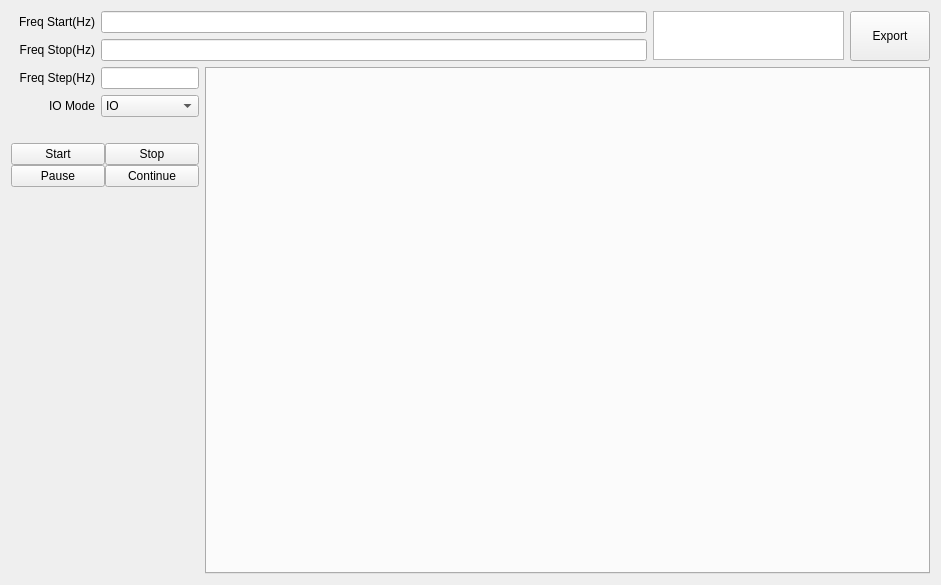
<?xml version="1.0" encoding="UTF-8"?>
<ui version="4.0">
 <class>QCalR1CRxFilterOffsetDlg</class>
 <widget class="QWidget" name="QCalR1CRxFilterOffsetDlg">
  <property name="geometry">
   <rect>
    <x>0</x>
    <y>0</y>
    <width>941</width>
    <height>585</height>
   </rect>
  </property>
  <property name="windowTitle">
   <string>Form</string>
  </property>
  <layout class="QVBoxLayout" name="verticalLayout_2" stretch="0,1">
   <item>
    <layout class="QHBoxLayout" name="horizontalLayout1" stretch="10,3,1">
     <item>
      <layout class="QVBoxLayout" name="verticalLayoutFreqStarStop">
       <item>
        <layout class="QHBoxLayout" name="horizontalLayoutFreqStar">
         <item>
          <widget class="QLabel" name="labelFreqStar">
           <property name="sizePolicy">
            <sizepolicy hsizetype="Fixed" vsizetype="Fixed">
             <horstretch>0</horstretch>
             <verstretch>0</verstretch>
            </sizepolicy>
           </property>
           <property name="minimumSize">
            <size>
             <width>84</width>
             <height>16</height>
            </size>
           </property>
           <property name="text">
            <string>Freq Start(Hz)</string>
           </property>
           <property name="alignment">
            <set>Qt::AlignRight|Qt::AlignTrailing|Qt::AlignVCenter</set>
           </property>
           <property name="buddy">
            <cstring>lineEditFreqStar</cstring>
           </property>
          </widget>
         </item>
         <item>
          <widget class="QLineEdit" name="lineEditFreqStar"/>
         </item>
        </layout>
       </item>
       <item>
        <layout class="QHBoxLayout" name="horizontalLayoutFreqStop">
         <item>
          <widget class="QLabel" name="labelFreqStop">
           <property name="sizePolicy">
            <sizepolicy hsizetype="Fixed" vsizetype="Fixed">
             <horstretch>0</horstretch>
             <verstretch>0</verstretch>
            </sizepolicy>
           </property>
           <property name="minimumSize">
            <size>
             <width>84</width>
             <height>16</height>
            </size>
           </property>
           <property name="text">
            <string>Freq Stop(Hz)</string>
           </property>
           <property name="alignment">
            <set>Qt::AlignRight|Qt::AlignTrailing|Qt::AlignVCenter</set>
           </property>
           <property name="buddy">
            <cstring>lineEditFreqStop</cstring>
           </property>
          </widget>
         </item>
         <item>
          <widget class="QLineEdit" name="lineEditFreqStop"/>
         </item>
        </layout>
       </item>
      </layout>
     </item>
     <item>
      <widget class="QTextEdit" name="textEditPath">
       <property name="sizePolicy">
        <sizepolicy hsizetype="Expanding" vsizetype="Fixed">
         <horstretch>0</horstretch>
         <verstretch>0</verstretch>
        </sizepolicy>
       </property>
       <property name="maximumSize">
        <size>
         <width>16777215</width>
         <height>49</height>
        </size>
       </property>
       <property name="readOnly">
        <bool>true</bool>
       </property>
      </widget>
     </item>
     <item>
      <widget class="QPushButton" name="pushButtonExport">
       <property name="sizePolicy">
        <sizepolicy hsizetype="Expanding" vsizetype="Expanding">
         <horstretch>0</horstretch>
         <verstretch>0</verstretch>
        </sizepolicy>
       </property>
       <property name="text">
        <string>Export</string>
       </property>
      </widget>
     </item>
    </layout>
   </item>
   <item>
    <layout class="QHBoxLayout" name="horizontalLayout" stretch="1,10">
     <item>
      <layout class="QVBoxLayout" name="verticalLayout">
       <item>
        <layout class="QHBoxLayout" name="horizontalLayoutFreqStep">
         <item>
          <widget class="QLabel" name="labelFreqStep">
           <property name="sizePolicy">
            <sizepolicy hsizetype="Fixed" vsizetype="Fixed">
             <horstretch>0</horstretch>
             <verstretch>0</verstretch>
            </sizepolicy>
           </property>
           <property name="minimumSize">
            <size>
             <width>84</width>
             <height>16</height>
            </size>
           </property>
           <property name="text">
            <string>Freq Step(Hz)</string>
           </property>
           <property name="alignment">
            <set>Qt::AlignRight|Qt::AlignTrailing|Qt::AlignVCenter</set>
           </property>
           <property name="buddy">
            <cstring>lineEditFreqStep</cstring>
           </property>
          </widget>
         </item>
         <item>
          <widget class="QLineEdit" name="lineEditFreqStep">
           <property name="sizePolicy">
            <sizepolicy hsizetype="Expanding" vsizetype="Fixed">
             <horstretch>0</horstretch>
             <verstretch>0</verstretch>
            </sizepolicy>
           </property>
           <property name="readOnly">
            <bool>true</bool>
           </property>
          </widget>
         </item>
        </layout>
       </item>
       <item>
        <layout class="QHBoxLayout" name="horizontalLayoutRefMethod_2" stretch="0,0">
         <item>
          <widget class="QLabel" name="labelCalIOMode">
           <property name="sizePolicy">
            <sizepolicy hsizetype="Fixed" vsizetype="Fixed">
             <horstretch>0</horstretch>
             <verstretch>0</verstretch>
            </sizepolicy>
           </property>
           <property name="minimumSize">
            <size>
             <width>84</width>
             <height>16</height>
            </size>
           </property>
           <property name="text">
            <string>IO Mode</string>
           </property>
           <property name="alignment">
            <set>Qt::AlignRight|Qt::AlignTrailing|Qt::AlignVCenter</set>
           </property>
           <property name="buddy">
            <cstring>lineEditFreqStep</cstring>
           </property>
          </widget>
         </item>
         <item>
          <widget class="QComboBox" name="comboBoxCalIOMode">
           <item>
            <property name="text">
             <string>IO</string>
            </property>
           </item>
           <item>
            <property name="text">
             <string>OUTPUT</string>
            </property>
           </item>
           <item>
            <property name="text">
             <string>IO+OUTPUT</string>
            </property>
           </item>
          </widget>
         </item>
        </layout>
       </item>
       <item>
        <spacer name="verticalSpacer1">
         <property name="orientation">
          <enum>Qt::Vertical</enum>
         </property>
         <property name="sizeType">
          <enum>QSizePolicy::Fixed</enum>
         </property>
         <property name="sizeHint" stdset="0">
          <size>
           <width>20</width>
           <height>20</height>
          </size>
         </property>
        </spacer>
       </item>
       <item>
        <layout class="QHBoxLayout" name="horizontalLayoutThreadCtrl">
         <property name="spacing">
          <number>0</number>
         </property>
         <item>
          <layout class="QVBoxLayout" name="verticalLayoutStarPaus">
           <property name="spacing">
            <number>0</number>
           </property>
           <item>
            <widget class="QPushButton" name="pushButtonStar">
             <property name="sizePolicy">
              <sizepolicy hsizetype="Expanding" vsizetype="Fixed">
               <horstretch>0</horstretch>
               <verstretch>0</verstretch>
              </sizepolicy>
             </property>
             <property name="text">
              <string>Start</string>
             </property>
            </widget>
           </item>
           <item>
            <widget class="QPushButton" name="pushButtonPaus">
             <property name="sizePolicy">
              <sizepolicy hsizetype="Expanding" vsizetype="Fixed">
               <horstretch>0</horstretch>
               <verstretch>0</verstretch>
              </sizepolicy>
             </property>
             <property name="text">
              <string>Pause</string>
             </property>
            </widget>
           </item>
          </layout>
         </item>
         <item>
          <layout class="QVBoxLayout" name="verticalLayoutStopCont">
           <property name="spacing">
            <number>0</number>
           </property>
           <item>
            <widget class="QPushButton" name="pushButtonStop">
             <property name="sizePolicy">
              <sizepolicy hsizetype="Expanding" vsizetype="Fixed">
               <horstretch>0</horstretch>
               <verstretch>0</verstretch>
              </sizepolicy>
             </property>
             <property name="text">
              <string>Stop</string>
             </property>
            </widget>
           </item>
           <item>
            <widget class="QPushButton" name="pushButtonCont">
             <property name="sizePolicy">
              <sizepolicy hsizetype="Expanding" vsizetype="Fixed">
               <horstretch>0</horstretch>
               <verstretch>0</verstretch>
              </sizepolicy>
             </property>
             <property name="text">
              <string>Continue</string>
             </property>
            </widget>
           </item>
          </layout>
         </item>
        </layout>
       </item>
       <item>
        <spacer name="verticalSpacer">
         <property name="orientation">
          <enum>Qt::Vertical</enum>
         </property>
         <property name="sizeHint" stdset="0">
          <size>
           <width>20</width>
           <height>40</height>
          </size>
         </property>
        </spacer>
       </item>
      </layout>
     </item>
     <item>
      <widget class="QCalR1CRxFilterOffsetTabWidget" name="tabWidget"/>
     </item>
    </layout>
   </item>
  </layout>
 </widget>
 <customwidgets>
  <customwidget>
   <class>QCalR1CRxFilterOffsetTabWidget</class>
   <extends>QTabWidget</extends>
   <header>qcalr1crxfilteroffsettabwidget.h</header>
   <container>1</container>
  </customwidget>
 </customwidgets>
 <resources/>
 <connections/>
</ui>
